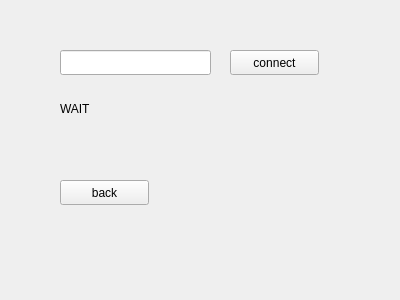
<?xml version="1.0" encoding="UTF-8"?>
<ui version="4.0">
 <class>Connect</class>
 <widget class="QWidget" name="Connect">
  <property name="geometry">
   <rect>
    <x>0</x>
    <y>0</y>
    <width>400</width>
    <height>300</height>
   </rect>
  </property>
  <property name="windowTitle">
   <string>Form</string>
  </property>
  <widget class="QPushButton" name="pushButton_connect">
   <property name="geometry">
    <rect>
     <x>230</x>
     <y>50</y>
     <width>89</width>
     <height>25</height>
    </rect>
   </property>
   <property name="text">
    <string>connect</string>
   </property>
  </widget>
  <widget class="QLineEdit" name="lineEdit">
   <property name="geometry">
    <rect>
     <x>60</x>
     <y>50</y>
     <width>151</width>
     <height>25</height>
    </rect>
   </property>
   <property name="text">
    <string/>
   </property>
  </widget>
  <widget class="QPushButton" name="pushButton_back">
   <property name="geometry">
    <rect>
     <x>60</x>
     <y>180</y>
     <width>89</width>
     <height>25</height>
    </rect>
   </property>
   <property name="text">
    <string>back</string>
   </property>
  </widget>
  <widget class="QLabel" name="label">
   <property name="geometry">
    <rect>
     <x>60</x>
     <y>100</y>
     <width>141</width>
     <height>17</height>
    </rect>
   </property>
   <property name="text">
    <string>WAIT</string>
   </property>
  </widget>
 </widget>
 <resources/>
 <connections/>
</ui>
